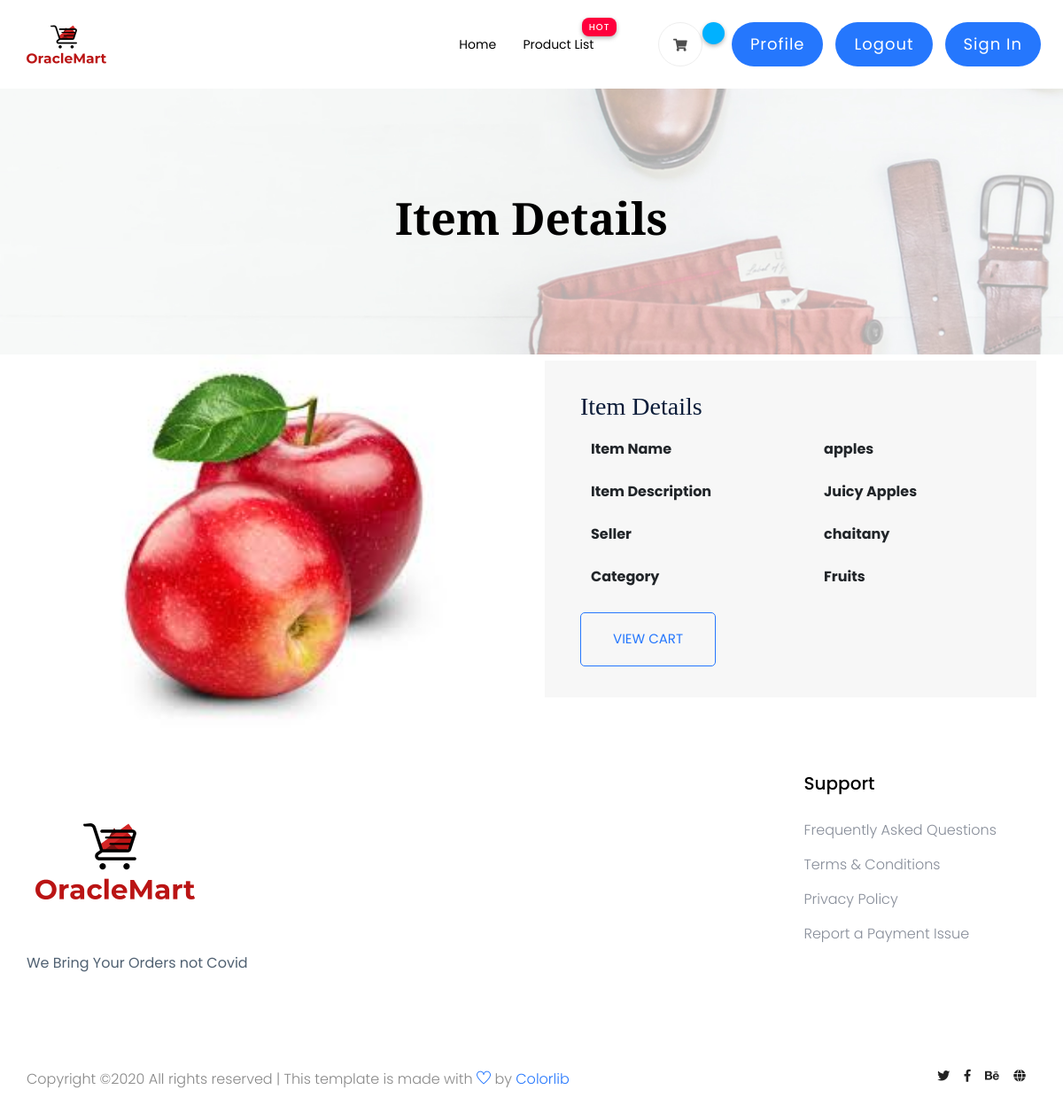
The page /item/2 (signed in) on the database its author committed.
### UserActions/models.py (models this page shows, shortened)
class Item(models.Model):
    item_id = models.AutoField(primary_key=True)
    item_price = models.FloatField()
    item_name = models.CharField(max_length = 100)
    item_description = models.CharField(max_length = 250, blank = True)
    image_url = models.FileField(upload_to='documents')
    pincode = models.ForeignKey(Pincodes,on_delete=models.CASCADE)
    seller_id = models.ForeignKey(User,on_delete=models.CASCADE)
    category = models.CharField(max_length = 100)

### UserActions/views.py (the view)
# urls.py: path('item/<int:item_id>',views.single_item_view, name = 'singleItem'),
def single_item_view(request, item_id):
    if not request.user.is_authenticated:
        return redirect('UserActions:login')
    else:
        available = False
        cart = Cart.objects.filter(cart_id = request.user,item_id = item_id).exists()
        print(cart)
        if(cart != False):
            available = False
            print(available)
        else:
            available = True
        item = Item.objects.get(item_id=item_id)  # Get specified Object
        context={
            'item' : item,
            'cart' : available
        }
        return render(request, 'single_item.html', context)

### UserActions/templates/single_item.html (shortened to what this page needs)
{% extends 'base.html' %}
{% load static %}
{% block content %}
    <div class="slider-area ">
        <div class="single-slider slider-height2 d-flex align-items-center" data-background="assets/img/hero/category.jpg">
            <div class="container">
                <div class="row">
                    <div class="col-xl-12">
                        <div class="hero-cap text-center">
                          <h2>Item Details</h2>
                        </div>
                    </div>
                </div>
            </div>
        </div>
    </div>
  <section class ="confirmation_part">
  <div class="container">
    <div class="row align-items-center">
        <div class="col-lg-6 col-md-6">
            <div class="login_part_text text-center">
                <div class="login_part_text_iner">
                  <img src="{{item.image_url.url}}" alt="{{item.item_name}}"  width =400px>
                </div>
            </div>
        </div>
        <div class="col-lg-6 col-lx-4">
        <div class="single_confirmation_details">
          <h3>Item Details</h3>
          <table class="table table-borderless">
            <tbody>
              <tr>
                <th colspan="2"><span>Item Name</span></th>
                <th>{{item.item_name}}</th>
              </tr>
              <tr>
                <th colspan="2"><span>Item Description</span></th>
                <th>{{item.item_description}}</th>
              </tr><tr>
                <th colspan="2"><span>Seller</span></th>
                <th>{{item.seller_id}}</th>
              </tr><tr>
                <th colspan="2"><span>Category</span></th>
                <th>{{item.category}}</th>
          </table>
            <button type="submit" onclick="location.href = '{% url 'UserActions:cart' %}'" value="submit" class="btn_3">
                View Cart
            </button>
        </div>
      </div>
        </div></div>
      </section>
{% endblock %}

### rows shown on the page
Item: image_url (picture), item_name "apples", item_description "Juicy Apples", seller_id "chaitany", category "Fruits"
